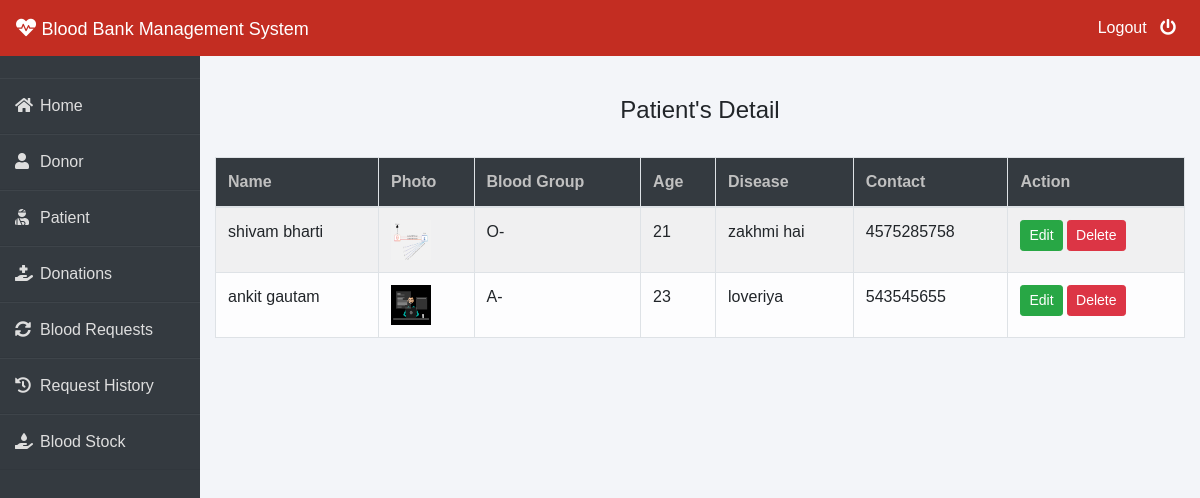
/admin-patient (signed in), run on the app's committed database.
### patient/models.py (models this page shows, shortened)
class Patient(models.Model):
    user=models.OneToOneField(User,on_delete=models.CASCADE)
    profile_pic= models.ImageField(upload_to='profile_pic/Patient/',null=True,blank=True)
    age=models.PositiveIntegerField()
    bloodgroup=models.CharField(max_length=10)
    disease=models.CharField(max_length=100)
    doctorname=models.CharField(max_length=50)
    address = models.CharField(max_length=40)
    mobile = models.CharField(max_length=20,null=False)
    @property
    def get_name(self):
        return self.user.first_name+" "+self.user.last_name

### blood/views.py (the view)
# urls.py: path('admin-patient', views.admin_patient_view,name='admin-patient'),
@login_required(login_url='adminlogin')
def admin_patient_view(request):
    patients=pmodels.Patient.objects.all()
    return render(request,'blood/admin_patient.html',{'patients':patients})

### templates/blood/admin_patient.html
{% extends 'blood/adminbase.html' %}
{% block content %}
{% load widget_tweaks %}
{%load static%}
<br><br>
<div class="container">
    <H4 class="text-center">Patient's Detail</H4><br>
    <table class="table table-light table-hover table-bordered table-striped">
        <thead class="bg-dark">
            <tr>
                <th scope="col" style="color: rgb(192, 192, 192);">Name</th>
                <th scope="col" style="color: rgb(192, 192, 192);">Photo</th>
                <th scope="col" style="color: rgb(192, 192, 192);">Blood Group</th>
                <th scope="col" style="color: rgb(192, 192, 192);">Age</th>
                <th scope="col" style="color: rgb(192, 192, 192);">Disease</th>
                <th scope="col" style="color: rgb(192, 192, 192);">Contact</th>
                <th style="color: rgb(192, 192, 192);">Action</th>
            </tr>
        </thead>
        <tbody>
            {% for t in patients %}
            <tr>
                <td> {{t.get_name}}</td>
                <td> <img src="{% static t.profile_pic.url %}" alt="Profile Pic" height="40px" width="40px" /></td>
                <td>{{t.bloodgroup}}</td>
                <td>{{t.age}}</td>
                <td>{{t.disease}}</td>
                <td>{{t.mobile}}</td>
                <td>
                    <button class="btn btn-success btn-sm"><a  style="text-decoration: none;color: white;" href="{% url 'update-patient' t.id  %}">Edit</a> </button>
                    <button class="btn btn-danger btn-sm"><a  style="text-decoration: none;color: white;" href="{% url 'delete-patient' t.id  %}">Delete</a> </button>
                </td>
            </tr>
            {% endfor %}
        </tbody>
    </table>
</div>
{% endblock content %}

### templates/blood/adminbase.html (shortened to what this page needs)
<!DOCTYPE html>
<html lang="en">
<head>
    <link rel="stylesheet" href="https://maxcdn.bootstrapcdn.com/bootstrap/4.0.0/css/bootstrap.min.css">
    <link rel="stylesheet" href="https://cdnjs.cloudflare.com/ajax/libs/font-awesome/5.14.0/css/all.css">
</head>
<body>
    <nav class="navbar navbar-expand-lg navbar-light fixed-top bg-danger">
        <a style="color:white;" class="navbar-brand" href="/"><i class="fa fa-heartbeat"></i>&nbsp;<font face = "Comic sans MS" size ="4">Blood Bank Management System</font></a>
        <div class="navbar-collapse collapse w-100 order-3 dual-collapse2">
            <ul class="navbar-nav ml-auto">
                <li class="nav-item">
                    <a class="nav-link" style="color: white;" href="/logout">Logout &nbsp; <i class="fas fa-power-off"></i></a>
                </li>
            </ul>
        </div>
      </nav>
<br><br>
<div class="wrapper">
    <div class="sidebar">
        <ul>
            <li><a style="text-decoration:none;" href="/"><i class="fas fa-home"></i>Home</a></li>
            <li><a style="text-decoration:none;" href="/admin-donor"><i class="fas fa-user"></i>Donor</a></li>
            <li><a style="text-decoration:none;" href="/admin-patient"><i class="fas fa-user-injured"></i>Patient</a></li>
            <li><a style="text-decoration:none;" href="/admin-donation"><i class="fas fa-hand-holding-medical"></i>Donations</a></li>
            <li><a style="text-decoration:none;" href="/admin-request"><i class="fas fa-sync-alt"></i>Blood Requests</a></li>
            <li><a style="text-decoration:none;" href="/admin-request-history"><i class="fas fa-history"></i>Request History</a></li>
            <li><a style="text-decoration:none;" href="/admin-blood"><i class="fas fa-hand-holding-water"></i>Blood Stock</a></li>
        </ul>
    </div>
    <div class="main_content">
{% block content %}
{% endblock content %}
    </div>
</div>
</body>
</html>

### templates/blood/adminbase.html (style rules this page uses)
* { margin: 0; padding: 0; box-sizing: border-box; list-style: none; text-decoration: none; font-family: 'Josefin Sans', sans-serif; }
body { background-color: #f3f5f9; }
.bg-danger { background-color: #c32d22!important; }
.wrapper { display: flex; position: relative; }
.wrapper .sidebar { width: 200px; height: 100%; background: #343a40; padding: 30px 0px; position: fixed; }
.wrapper .sidebar ul li { padding: 15px; border-bottom: 1px solid #dedede; border-bottom: 1px solid rgba(0,0,0,0.05); border-top: 1px solid rgba(255,255,255,0.05); }
.wrapper .sidebar ul li a { color: #dedede; display: block; }
.wrapper .sidebar ul li a .fas { width: 25px; }
.wrapper .main_content { width: 100%; margin-left: 200px; }

### data on the page
Patient: get_name "shivam bharti", profile_pic (picture), bloodgroup "O-", age "21", disease "zakhmi hai", mobile "4575285758"
Patient: get_name "ankit gautam", profile_pic (picture), bloodgroup "A-", age "23", disease "loveriya", mobile "543545655"
